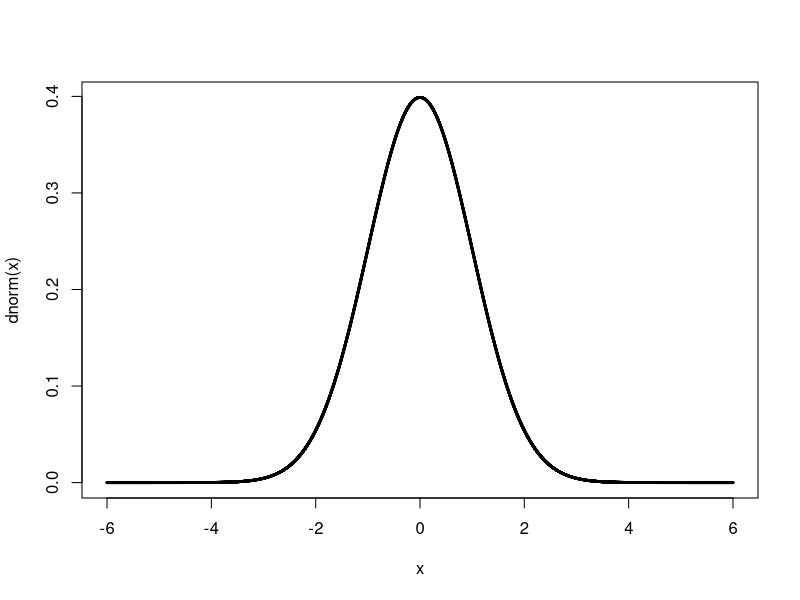
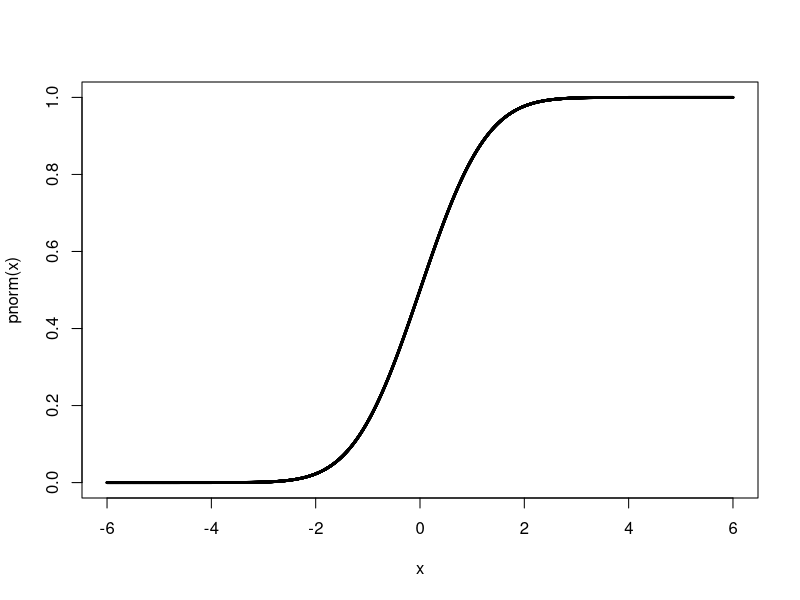
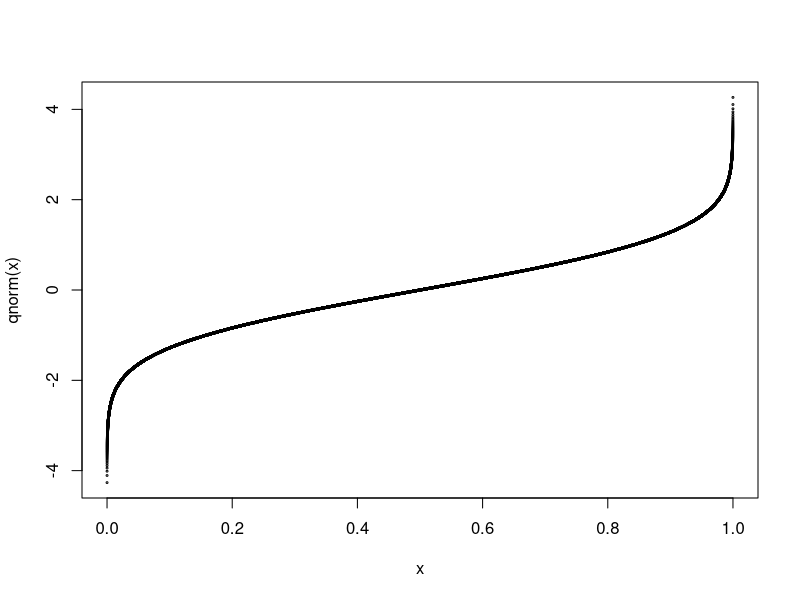
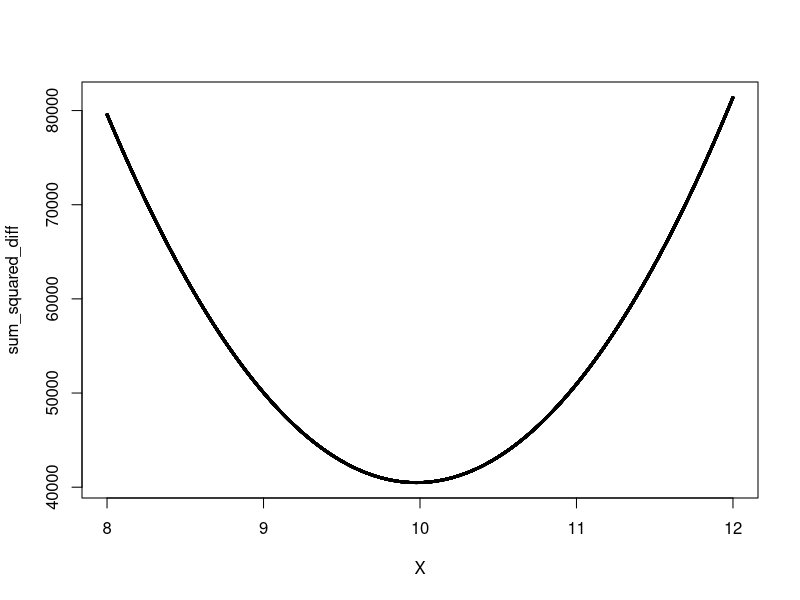
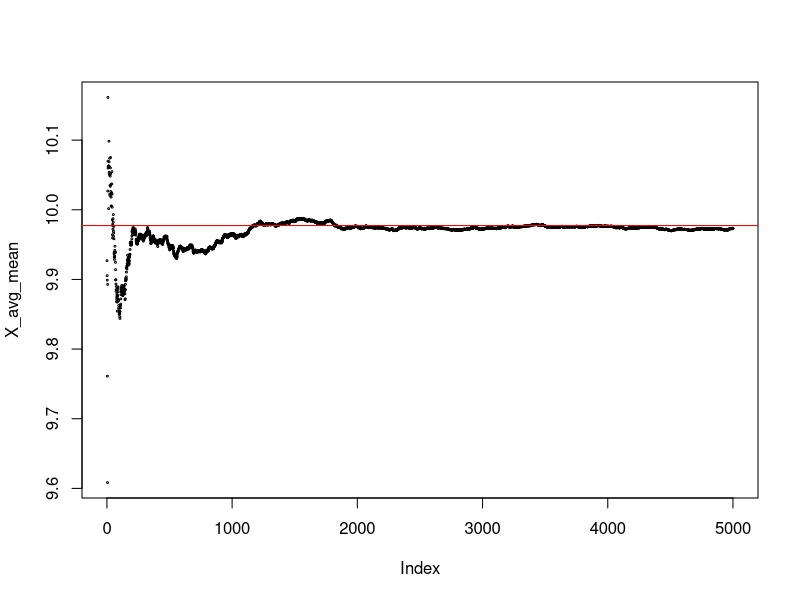
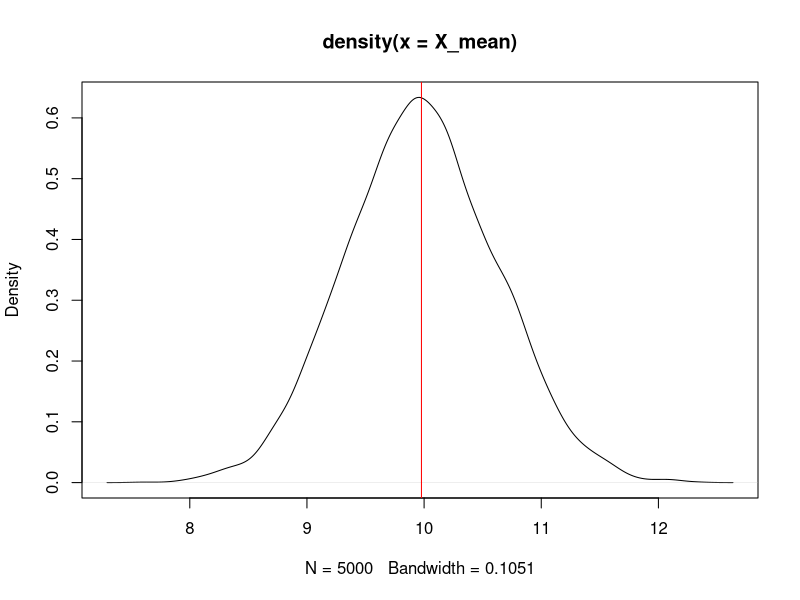
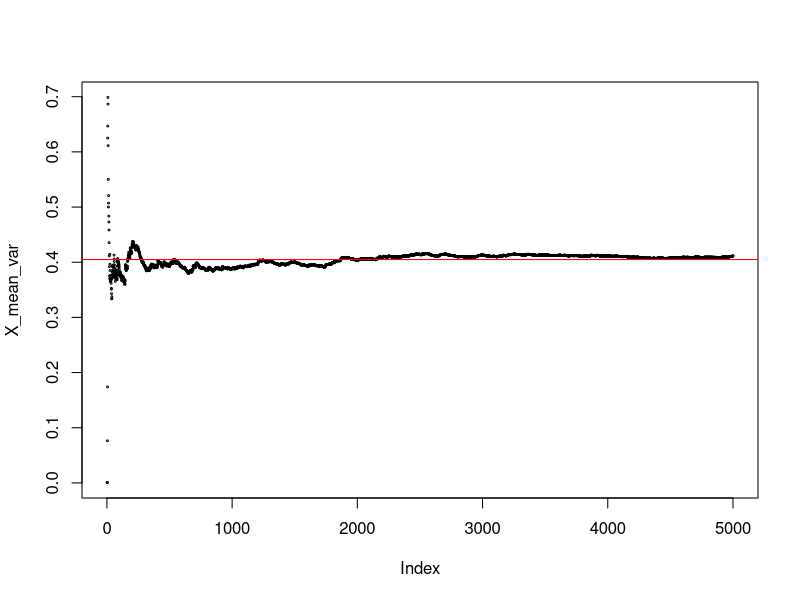
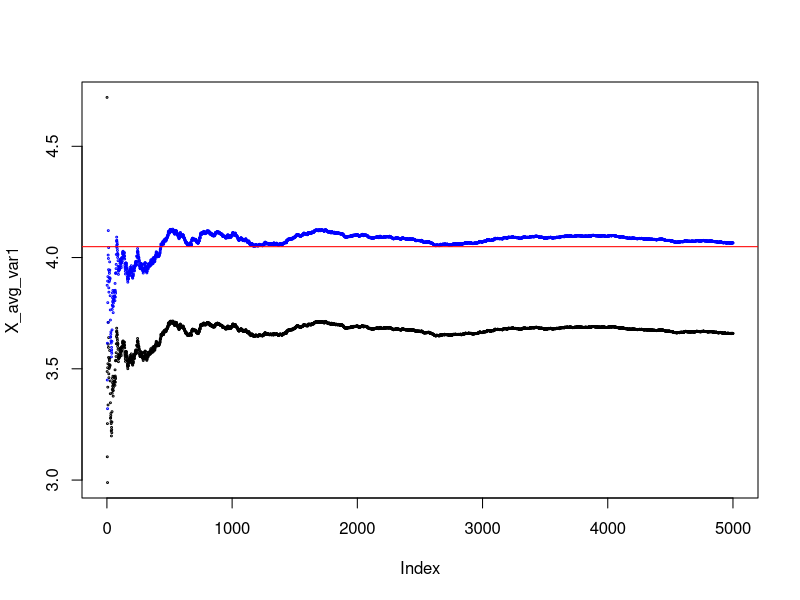

The R source for these figures, in order:
## ---- chunk 1
x <- seq(from = -6, to = 6, by = 0.001)
plot(x, dnorm(x), cex = 0.25)
## ---- chunk 2
x <- seq(from = -6, to = 6, by = 0.001)
plot(x, pnorm(x), cex = 0.25)
## ---- chunk 3
x <- seq(from = 0, to = 1, by = 0.00001)
plot(x, qnorm(x), cex = 0.25)
## ---- chunk 4
set.seed(42)
N <- 10000
A <- rnorm(n = N, mean = 10, sd = 2)
## ---- chunk 5
(MU <- sum(A * (1/N)))
## ---- chunk 6
# Generate a lot of possible $a$ values
X <- seq(from = 8, to = 12, by = 0.0001)
sum_squared_diff <- sapply(X, function(x) sum((A-x)^2))
plot(X, sum_squared_diff, cex = 0.25)
## ---- chunk 7
(x <- X[which(sum_squared_diff == min(sum_squared_diff))])
## ---- chunk 8
all.equal(x, MU, tolerance = 0.001)
## ---- chunk 9
rm(X)
rm(sum_squared_diff)
## ---- chunk 10
# Generate a lot of possible alpha values
X <- seq(from = 8, to = 12, by = 0.0001)
sum_abs_diff <- sapply(X, function(x) sum(abs(A-x)))
(x <- mean(X[which(sum_abs_diff == min(sum_abs_diff))]))
## ---- chunk 11
all.equal(median(A), x, tolerance = 0.001)
## ---- chunk 12
rm(X)
rm(sum_abs_diff)
## ---- chunk 13
(VAR <- sum((A - MU)^2 * (1/N)))
## ---- chunk 14
(VAR.2 <- sum(A^2 * (1/N)) - MU^2)
## ---- chunk 15
(VAR.R <- var(A))
## ---- chunk 16
all.equal(VAR * N/(N-1), VAR.R)
## ---- chunk 17
# Sample size
n <- 10
set.seed(42)
# A list of 10-element random samples
X <- replicate(5000, sample(A, n, replace = TRUE), simplify = FALSE)
## ---- chunk 18
X_mean <- vector("double", length(X))
X_avg_mean <- vector("double", length(X))
X_mean_var <- vector("double", length(X))
for (i in seq_along(X)) {
  X_mean[i] <- mean(X[[i]])
  X_avg_mean[i] <- mean(X_mean[1:i])
  X_mean_var[i] <- var(X_mean[1:i])
}
{
  plot(X_avg_mean, cex = 0.25)
  abline(h = MU, col = "red")
}
## ---- chunk 19
{
  plot(density(X_mean))
  abline(v = MU, col = "red")
}
## ---- chunk 20
{
  plot(X_mean_var, cex = 0.25)
  abline(h = VAR/n, col = "red")
}
## ---- chunk 21
X_var1 <- vector("double", length(X))
X_avg_var1 <- vector("double", length(X))
X_var2 <- vector("double", length(X))
X_avg_var2 <- vector("double", length(X))
for (i in seq_along(X)) {
  X_var1[i] <- sum((X[[i]] - mean(X[[i]]))^2)/length(X[[i]])
  X_var2[i] <- var(X[[i]])
  X_avg_var1[i] <- mean(X_var1[1:i])
  X_avg_var2[i] <- mean(X_var2[1:i])
}
{
  plot(X_avg_var1, cex = 0.25)
  points(X_avg_var2, cex = 0.25, col = "blue")
  abline(h = VAR, col = "red")
}
## ---- chunk 22
{
  plot(density(X_var2))
  abline(v = VAR, col = "red")
}
